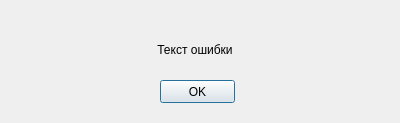
<?xml version="1.0" encoding="UTF-8"?>
<ui version="4.0">
 <class>ErrorMessage</class>
 <widget class="QDialog" name="ErrorMessage">
  <property name="geometry">
   <rect>
    <x>0</x>
    <y>0</y>
    <width>400</width>
    <height>123</height>
   </rect>
  </property>
  <property name="windowTitle">
   <string>Dialog</string>
  </property>
  <widget class="QPushButton" name="pushButton">
   <property name="geometry">
    <rect>
     <x>160</x>
     <y>80</y>
     <width>75</width>
     <height>23</height>
    </rect>
   </property>
   <property name="text">
    <string>OK</string>
   </property>
  </widget>
  <widget class="QLabel" name="label">
   <property name="geometry">
    <rect>
     <x>90</x>
     <y>40</y>
     <width>210</width>
     <height>20</height>
    </rect>
   </property>
   <property name="text">
    <string>Текст ошибки</string>
   </property>
   <property name="alignment">
    <set>Qt::AlignCenter</set>
   </property>
  </widget>
 </widget>
 <resources/>
 <connections>
  <connection>
   <sender>pushButton</sender>
   <signal>clicked()</signal>
   <receiver>ErrorMessage</receiver>
   <slot>close()</slot>
   <hints>
    <hint type="sourcelabel">
     <x>209</x>
     <y>84</y>
    </hint>
    <hint type="destinationlabel">
     <x>277</x>
     <y>85</y>
    </hint>
   </hints>
  </connection>
 </connections>
</ui>
